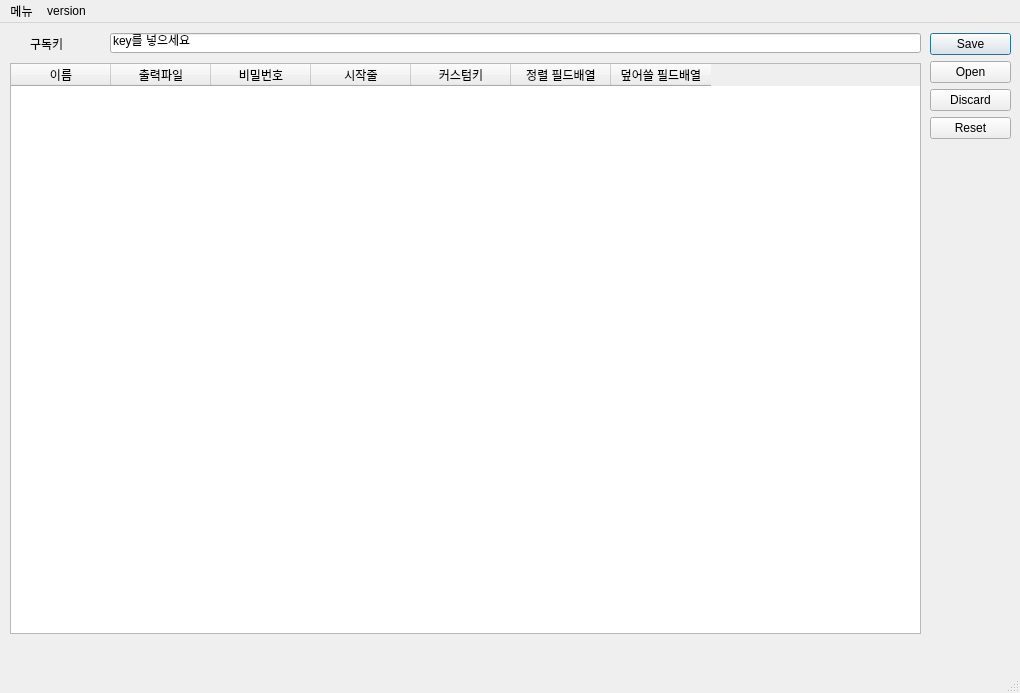
<?xml version="1.0" encoding="UTF-8"?>
<ui version="4.0">
 <class>MainWindow</class>
 <widget class="QMainWindow" name="MainWindow">
  <property name="geometry">
   <rect>
    <x>0</x>
    <y>0</y>
    <width>1020</width>
    <height>693</height>
   </rect>
  </property>
  <property name="windowTitle">
   <string>MainWindow</string>
  </property>
  <widget class="QWidget" name="centralwidget">
   <widget class="QTableWidget" name="tableWidget">
    <property name="geometry">
     <rect>
      <x>10</x>
      <y>40</y>
      <width>911</width>
      <height>571</height>
     </rect>
    </property>
    <property name="dragEnabled">
     <bool>true</bool>
    </property>
    <column>
     <property name="text">
      <string>이름</string>
     </property>
    </column>
    <column>
     <property name="text">
      <string>출력파일</string>
     </property>
    </column>
    <column>
     <property name="text">
      <string>비밀번호</string>
     </property>
    </column>
    <column>
     <property name="text">
      <string>시작줄</string>
     </property>
    </column>
    <column>
     <property name="text">
      <string>커스텀키</string>
     </property>
    </column>
    <column>
     <property name="text">
      <string>정렬 필드배열</string>
     </property>
    </column>
    <column>
     <property name="text">
      <string>덮어쓸 필드배열</string>
     </property>
    </column>
   </widget>
   <widget class="QDialogButtonBox" name="buttonBox">
    <property name="geometry">
     <rect>
      <x>930</x>
      <y>10</y>
      <width>81</width>
      <height>241</height>
     </rect>
    </property>
    <property name="orientation">
     <enum>Qt::Vertical</enum>
    </property>
    <property name="standardButtons">
     <set>QDialogButtonBox::Discard|QDialogButtonBox::Open|QDialogButtonBox::Reset|QDialogButtonBox::Save</set>
    </property>
   </widget>
   <widget class="QLabel" name="label">
    <property name="geometry">
     <rect>
      <x>30</x>
      <y>10</y>
      <width>81</width>
      <height>21</height>
     </rect>
    </property>
    <property name="text">
     <string>구독키</string>
    </property>
   </widget>
   <widget class="QLineEdit" name="lineEdit">
    <property name="geometry">
     <rect>
      <x>110</x>
      <y>10</y>
      <width>811</width>
      <height>20</height>
     </rect>
    </property>
    <property name="text">
     <string>key를 넣으세요</string>
    </property>
   </widget>
  </widget>
  <widget class="QMenuBar" name="menubar">
   <property name="geometry">
    <rect>
     <x>0</x>
     <y>0</y>
     <width>1020</width>
     <height>21</height>
    </rect>
   </property>
   <widget class="QMenu" name="menu">
    <property name="title">
     <string>메뉴</string>
    </property>
    <addaction name="actionhelp"/>
    <addaction name="actiondocs"/>
   </widget>
   <widget class="QMenu" name="menuversion">
    <property name="title">
     <string>version</string>
    </property>
    <addaction name="action1_0_0"/>
   </widget>
   <addaction name="menu"/>
   <addaction name="menuversion"/>
  </widget>
  <widget class="QStatusBar" name="statusbar"/>
  <action name="actionhelp">
   <property name="text">
    <string>help</string>
   </property>
  </action>
  <action name="actiondocs">
   <property name="text">
    <string>사용방법</string>
   </property>
  </action>
  <action name="action1_0_0">
   <property name="text">
    <string>v1.0.0</string>
   </property>
  </action>
 </widget>
 <resources/>
 <connections/>
</ui>
